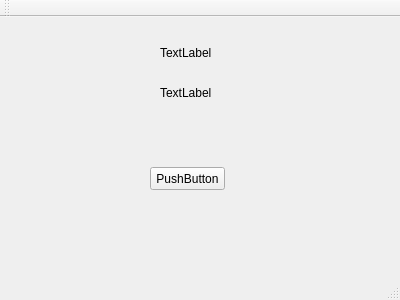
<?xml version="1.0" encoding="UTF-8"?>
<ui version="4.0">
 <class>MainWindow</class>
 <widget class="QMainWindow" name="MainWindow">
  <property name="geometry">
   <rect>
    <x>0</x>
    <y>0</y>
    <width>400</width>
    <height>300</height>
   </rect>
  </property>
  <property name="windowTitle">
   <string>MainWindow</string>
  </property>
  <widget class="QWidget" name="centralWidget">
   <widget class="QLabel" name="label_1">
    <property name="geometry">
     <rect>
      <x>160</x>
      <y>30</y>
      <width>54</width>
      <height>12</height>
     </rect>
    </property>
    <property name="text">
     <string>TextLabel</string>
    </property>
   </widget>
   <widget class="QLabel" name="label_2">
    <property name="geometry">
     <rect>
      <x>160</x>
      <y>70</y>
      <width>54</width>
      <height>12</height>
     </rect>
    </property>
    <property name="text">
     <string>TextLabel</string>
    </property>
   </widget>
   <widget class="QPushButton" name="pushButton">
    <property name="geometry">
     <rect>
      <x>150</x>
      <y>150</y>
      <width>75</width>
      <height>23</height>
     </rect>
    </property>
    <property name="text">
     <string>PushButton</string>
    </property>
   </widget>
  </widget>
  <widget class="QMenuBar" name="menuBar">
   <property name="geometry">
    <rect>
     <x>0</x>
     <y>0</y>
     <width>400</width>
     <height>25</height>
    </rect>
   </property>
  </widget>
  <widget class="QToolBar" name="mainToolBar">
   <attribute name="toolBarArea">
    <enum>TopToolBarArea</enum>
   </attribute>
   <attribute name="toolBarBreak">
    <bool>false</bool>
   </attribute>
  </widget>
  <widget class="QStatusBar" name="statusBar"/>
 </widget>
 <layoutdefault spacing="6" margin="11"/>
 <resources/>
 <connections/>
</ui>
